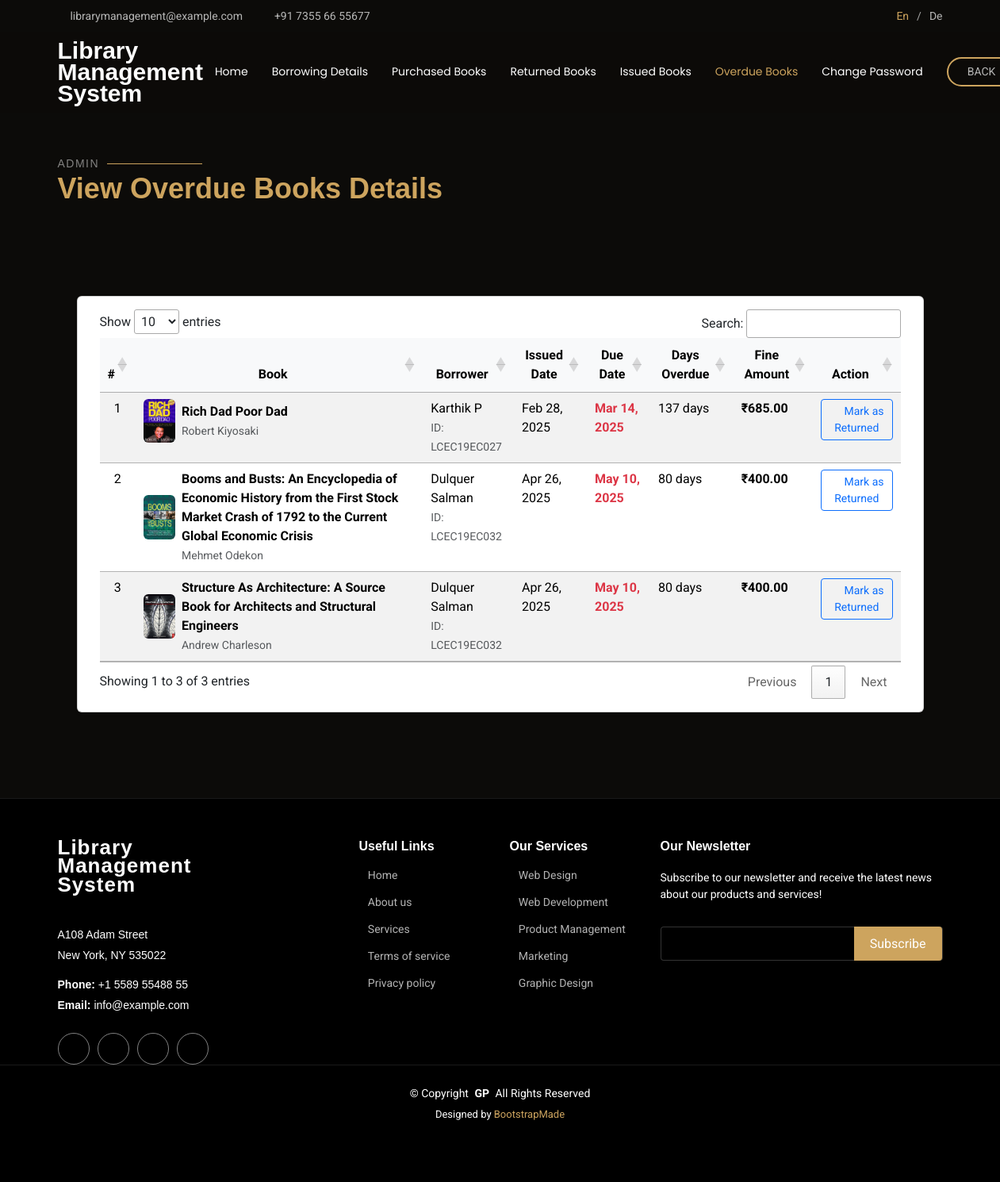
Screenshot of /admin_overdue_books/ with the database file from the repository.
### home/models.py (models this page shows, shortened)
class Borrowing_details(models.Model):
    STATUS_CHOICES = [
        ('Pending', 'Pending'),
        ('Approved', 'Approved'),
        ('Rejected', 'Rejected'),
        ('Returned', 'Returned'),
    ]
    book_id = models.ForeignKey(Book, on_delete=models.CASCADE)
    member_id = models.ForeignKey(Member, on_delete=models.CASCADE)
    borrowed_date = models.DateField(default=timezone.now)
    approved = models.BooleanField(default=False)
    approved_by = models.ForeignKey(User, on_delete=models.SET_NULL, null=True, blank=True, related_name='approved_request')
    approved_date = models.DateTimeField(null=True, blank=True)
    due_date = models.DateField(null=True, blank=True)
    returned = models.BooleanField(default=False)
    returned_date = models.DateField(blank=True, null=True)
    status = models.CharField(max_length=20, choices=STATUS_CHOICES, default='Pending')
    fine_amount = models.DecimalField(max_digits=10, decimal_places=2, default=0.00)
    days_overdue = models.DecimalField(max_digits=10, decimal_places=2,null=True)
    fine_paid = models.BooleanField(default=False)
    def calculate_fine(self):
        if self.fine_paid or self.returned:
            return
        today = timezone.now().date()
        if self.due_date and today > self.due_date:
            days_late = (today - self.due_date).days
            self.fine_amount = days_late * 5  # ₹5 per day late
            self.save()

class Book(models.Model):
    title = models.CharField(max_length=255)
    author = models.CharField(max_length=255)
    isbn = models.CharField(max_length=100, unique=True)
    author = models.CharField(max_length=255)
    publication_date = models.DateField()
    genres = models.CharField(max_length=150)
    copies_available = models.PositiveBigIntegerField(default=1)
    description = models.TextField(blank=True, null=True)
    book_cover = models.ImageField(upload_to="book_cover/", default='book_cover/default_cover.jpg')
    book_upload = models.FileField(upload_to="e-book/", default='e-book/default_book.jpg')
    rate = models.DecimalField(max_digits=5, decimal_places=2, default=0.00)

class Member(models.Model):
    member_id = models.ForeignKey(User, on_delete=models.CASCADE)
    student_id = models.CharField(max_length=150)
    department = models.CharField(max_length=255)
    year_of_study = models.IntegerField()
    phone_number = models.IntegerField()
    address = models.CharField(max_length=255)
    profile_picture = models.ImageField(upload_to='images/', default='images/default_profile.jpg')
    status = models.BooleanField(default=False)

class User(AbstractUser):
    usertype = models.CharField(max_length=100)

### home/views.py (the view)
# urls.py: path('admin_overdue_books/', views.admin_overdue, name='admin_overdue_books'),
def admin_overdue(request):
    today = timezone.now().date()
    overdue_books = Borrowing_details.objects.filter(
        due_date__lt=today,
        returned=False
    ).order_by('due_date')
    for record in overdue_books:
        record.days_overdue = (today - record.due_date).days
        record.calculate_fine()
    return render(request, 'admin-overdue-books.html',
                  {'overdue_books': overdue_books,})

### home/templates/admin-overdue-books.html (shortened to what this page needs)
{% load static %}
<!DOCTYPE html>
<html lang="en">
<head>
  <link href="{% static 'assets/vendor/bootstrap/css/bootstrap.min.css' %}" rel="stylesheet">
  <link href="{% static 'assets/vendor/bootstrap-icons/bootstrap-icons.css' %}" rel="stylesheet">
  <link href="{% static 'assets/vendor/aos/aos.css' %}" rel="stylesheet">
  <link href="{% static 'assets/vendor/swiper/swiper-bundle.min.css' %}" rel="stylesheet">
  <link href="{% static 'assets/vendor/glightbox/css/glightbox.min.css' %}" rel="stylesheet">
  <link href="{% static 'assets/css/main.css' %}" rel="stylesheet">
    <link rel="stylesheet" type="text/css" href="https://cdn.datatables.net/1.11.5/css/jquery.dataTables.css">
</head>
<body class="starter-page-page">
  <header id="header" class="header fixed-top position-relative">
    <div class="topbar d-flex align-items-center">
      <div class="container d-flex justify-content-center justify-content-md-between">
        <div class="contact-info d-flex align-items-center">
          <i class="bi bi-envelope d-flex align-items-center"><a href="mailto:contact@example.com">librarymanagement@example.com</a></i>
          <i class="bi bi-phone d-flex align-items-center ms-4"><span>+91 7355 66 55677</span></i>
        </div>
        <div class="languages d-none d-md-flex align-items-center">
          <ul>
            <li>En</li>
            <li><a href="#">De</a></li>
          </ul>
        </div>
      </div>
    </div>
    <div class="branding d-flex align-items-cente">
      <div class="container position-relative d-flex align-items-center justify-content-between">
        <a href="{% url 'homepage' %}" class="logo d-flex align-items-center me-auto me-xl-0">
          <h1 class="sitename" style="line-height: 0.9;">Library<br>Management<br>System</h1><br>
        </a>
        <nav id="navmenu" class="navmenu">
          <ul>
            <li><a href="/homepage">Home<br></a></li>
            <li><a href="/borrowing_list">Borrowing Details</a></li>
            <li><a href="/puchased_books">Purchased Books</a></li>
            <li><a href="/returned_books">Returned Books</a></li>
            <li><a href="/admin_issuedbooks">Issued Books</a></li>
            <li><a href="/admin_overdue_books" class="active">Overdue Books </a></li>
            <li><a href="/change_password">Change Password</a></li>
          </ul>
        </nav>
        <a class="btn-book-a-table d-none d-xl-block" href="/homepage">BACK</a>
      </div>
    </div>
  </header>
  <main class="main">
    <section id="starter-section" class="starter-section section">
      <div class="container section-title" data-aos="fade-up">
        <h2>Admin</h2>
        <p>View Overdue Books Details<br></p>
      </div>
        <div class="container py-4">
            {% if not overdue_books %}
            <div class="alert alert-success">
                <i class="bi bi-check-circle me-2"></i>
                No overdue books currently!
            </div>
            {% else %}
            <div class="container" data-aos="fade-up">
                <section class="py-4">
                    <div class="container">
                        <div class="card shadow-sm">
                            <div class="card-body">
                                <div class="container-fluid table-responsive">
                                    <table class="table table-hover table-striped" id="overdueTable" >
                                        <!-- <colgroup>
                                            <col width="5%">
                                            <col width="15%">
                                            <col width="20%">
                                            <col width="35%">
                                            <col width="15%">
                                            <col width="10%">
                                        </colgroup> -->
                                        <thead class="table-light">
                                            <tr>
                                                <th class="text-center">#</th>
                                                <th class="text-center">Book</th>
                                                <th class="text-center">Borrower</th>
                                                <th class="text-center">Issued Date</th>
                                                <th class="text-center">Due Date</th>
                                                <th class="text-center">Days Overdue</th>
                                                <th class="text-center">Fine Amount</th>
                                                <th class="text-center">Action</th>
                                            </tr>
                                        </thead>
                                        <tbody>
                                            {% for book in overdue_books %}
                                            <tr>
                                                <td class="text-center" >{{ forloop.counter }}</td>
                                                <td>
                                                    <div class="d-flex align-items-center">
                                                        <img src="{{ book.book_id.book_cover.url }}"
                                                            class="rounded me-2"
                                                            width="40"
                                                            alt="{{ book.book_id.title }}">
                                                        <div>
                                                            <strong>{{ book.book_id.title }}</strong><br>
                                                            <small class="text-muted">{{ book.book_id.author }}</small>
                                                        </div>
                                                    </div>
                                                </td>
                                                <td>
                                                    {{ book.member_id.member_id.first_name }} {{ book.member_id.member_id.last_name }}<br>
                                                    <small class="text-muted">ID: {{ book.member_id.student_id }}</small>
                                                </td>
                                                <td>{{ book.approved_date|date:"M d, Y" }}</td>
                                                <td class="fw-bold text-danger">{{ book.due_date|date:"M d, Y" }}</td>
                                                <td>{{ book.days_overdue }} days</td>
                                                <td class="fw-bold">₹{{ book.fine_amount|floatformat:2 }}</td>
                                                <td>
                                                    <a href="{% url 'admin_mark_returned' book.book_id.id book.member_id.id %}"
                                                    class="btn btn-sm btn-outline-primary mb-2 return-link">
                                                    <i class="bi bi-check-circle me-1"></i> Mark as Returned
                                                    </a>
                                                </td>
                                            </tr>
                                            {% endfor %}
                                        </tbody>
                                    </table>
                                </div>
                            </div>
                        </div>
                    </div>
                </section>
              </div>
            {% endif %}
        </div>
    </section>
  </main>
  <footer id="footer" class="footer dark-background">
    <div class="footer-top">
      <div class="container">
        <div class="row gy-4">
          <div class="col-lg-4 col-md-6 footer-about">
            <a href="#" class="logo d-flex align-items-center">
              <span class="sitename" style="line-height: 0.9;">Library<br>Management<br>System</span>
            </a>
            <div class="footer-contact pt-3">
              <p>A108 Adam Street</p>
              <p>New York, NY 535022</p>
              <p class="mt-3"><strong>Phone:</strong> <span>+1 5589 55488 55</span></p>
              <p><strong>Email:</strong> <span>info@example.com</span></p>
            </div>
            <div class="social-links d-flex mt-4">
              <a href=""><i class="bi bi-twitter-x"></i></a>
              <a href=""><i class="bi bi-facebook"></i></a>
              <a href=""><i class="bi bi-instagram"></i></a>
              <a href=""><i class="bi bi-linkedin"></i></a>
            </div>
          </div>
          <div class="col-lg-2 col-md-3 footer-links">
            <h4>Useful Links</h4>
            <ul>
              <li><i class="bi bi-chevron-right"></i> <a href="#"> Home</a></li>
              <li><i class="bi bi-chevron-right"></i> <a href="#"> About us</a></li>
              <li><i class="bi bi-chevron-right"></i> <a href="#"> Services</a></li>
              <li><i class="bi bi-chevron-right"></i> <a href="#"> Terms of service</a></li>
              <li><i class="bi bi-chevron-right"></i> <a href="#"> Privacy policy</a></li>
            </ul>
          </div>
          <div class="col-lg-2 col-md-3 footer-links">
            <h4>Our Services</h4>
            <ul>
              <li><i class="bi bi-chevron-right"></i> <a href="#"> Web Design</a></li>
              <li><i class="bi bi-chevron-right"></i> <a href="#"> Web Development</a></li>
              <li><i class="bi bi-chevron-right"></i> <a href="#"> Product Management</a></li>
              <li><i class="bi bi-chevron-right"></i> <a href="#"> Marketing</a></li>
              <li><i class="bi bi-chevron-right"></i> <a href="#"> Graphic Design</a></li>
            </ul>
          </div>
          <div class="col-lg-4 col-md-12 footer-newsletter">
            <h4>Our Newsletter</h4>
            <p>Subscribe to our newsletter and receive the latest news about our products and services!</p>
            <form action="forms/newsletter.php" method="post" class="php-email-form">
              <div class="newsletter-form"><input type="email" name="email"><input type="submit" value="Subscribe"></div>
            </form>
          </div>
        </div>
      </div>
    </div>
    <div class="copyright">
      <div class="container text-center">
        <p>© <span>Copyright</span> <strong class="px-1 sitename">GP</strong> <span>All Rights Reserved</span></p>
        <div class="credits">
          Designed by <a href="https://bootstrapmade.com/">BootstrapMade</a>
        </div>
      </div>
    </div>
  </footer>
</body>
</html>

### rows the page displays
Borrowing_details: book_id.book_cover (picture), book_id "Rich Dad Poor Dad", book_id.author "Robert Kiyosaki", member_id.member_id.first_name "Karthik", member_id.member_id.last_name "P", member_id.student_id "LCEC19EC027", approved_date "Feb 28, 2025", due_date "Mar 14, 2025", days_overdue "137", fine_amount "685.00"
Borrowing_details: book_id.book_cover (picture), book_id "Booms and Busts: An Encyclopedia of Economic History from the First Stock Market Crash of 1792 to the Current Global Economic Crisis", book_id.author "Mehmet Odekon", member_id.member_id.first_name "Dulquer", member_id.member_id.last_name "Salman", member_id.student_id "LCEC19EC032", approved_date "Apr 26, 2025", due_date "May 10, 2025", days_overdue "80", fine_amount "400.00"
Borrowing_details: book_id.book_cover (picture), book_id "Structure As Architecture: A Source Book for Architects and Structural Engineers", book_id.author "Andrew Charleson", member_id.member_id.first_name "Dulquer", member_id.member_id.last_name "Salman", member_id.student_id "LCEC19EC032", approved_date "Apr 26, 2025", due_date "May 10, 2025", days_overdue "80", fine_amount "400.00"
